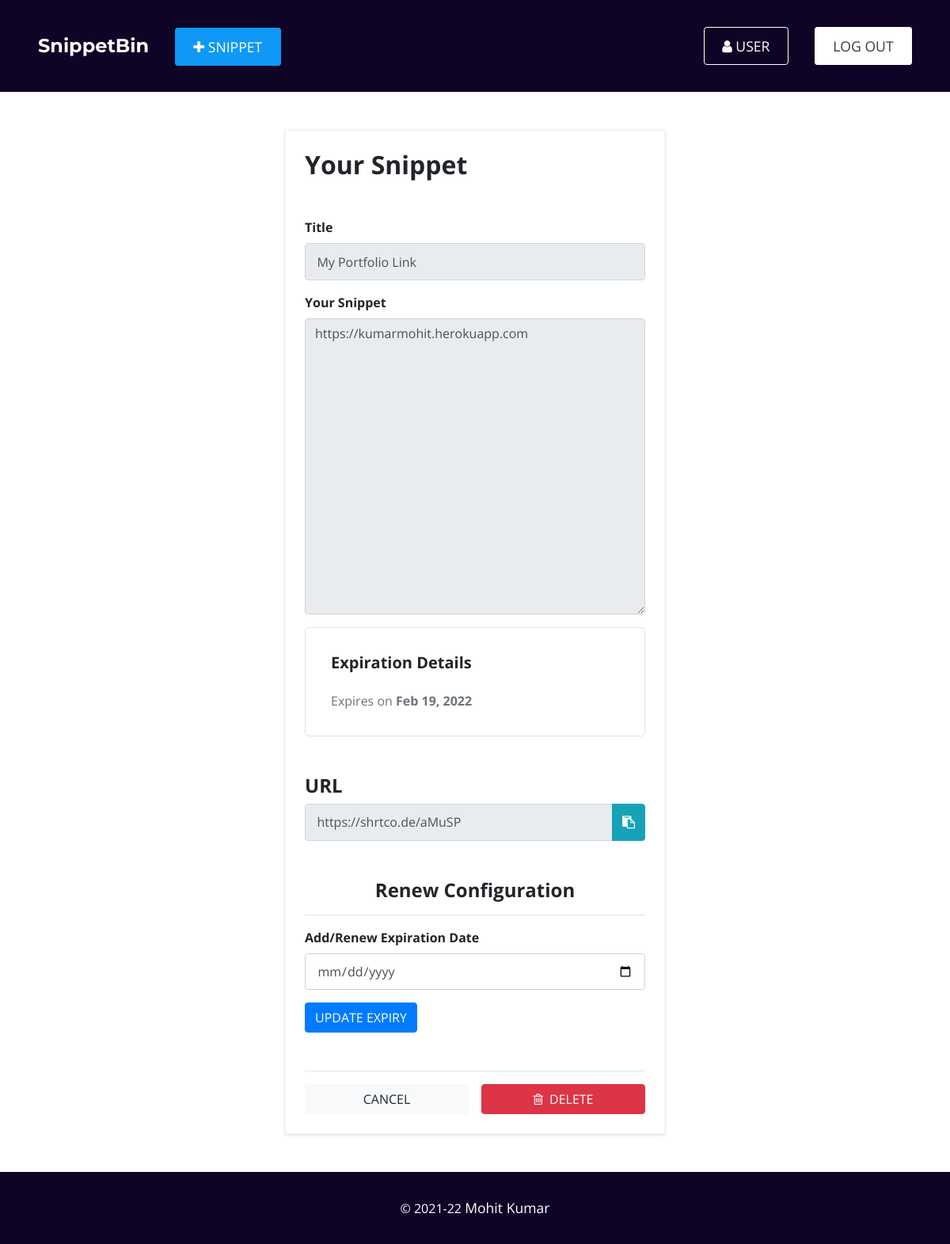
/snippet/c2c23dd3-b22b-4835-b89e-b960e65af94b/edit/ (signed in), run on the app's committed database.
### snippet/models.py (models this page shows, shortened)
class Snippet(models.Model):
  id = models.UUIDField(default = uuid.uuid4, unique = True, primary_key = True, editable = False)
  user = models.ForeignKey(User, on_delete = models.CASCADE)
  title = models.CharField(verbose_name = 'Title', max_length = 255)
  snippet = models.TextField(verbose_name = 'Snippet')
  is_encrypted = models.BooleanField(verbose_name = 'Is Encrypted', default = False)
  has_expiry = models.BooleanField(verbose_name = 'Has Expiry', default = False)
  created_at = models.DateTimeField(auto_now_add = True)
  expiration_date = models.DateTimeField(blank = True, null = True)
  expired = models.BooleanField(default = False, blank = True, null = True)

### home/models.py (models this page shows, shortened)
class TinyURL(models.Model):
  id = models.UUIDField(default = uuid.uuid4, unique = True, primary_key = True, editable = False)
  snippet = models.OneToOneField(Snippet, on_delete = models.CASCADE)
  original_url = models.URLField(verbose_name = 'URL Field')
  shorten_url = models.URLField(verbose_name = 'Shorten URL')
  created_at = models.DateTimeField(auto_now_add = True)

### snippet/decorators.py (the view)
  def wrapper(request, sid, *args, **kwargs):
    try:
      uuid.UUID(str(sid))
      return view_func(request, sid, *args, **kwargs)
    except ValueError:
      messages.error(request, 'Not a Valid Snippet ID')
      return redirect('home:home')

### snippet/views.py (called while the page is built)
@login_required(login_url = 'account:login')
@is_valid_uuid
@check_edit_authorization
def snippet_edit_view(request, sid):
  try:
    snippet = Snippet.objects.get(id = sid)
  except Snippet.DoesNotExist:
    messages.error(request, f'No snippet with id {sid} exists')
    return redirect('home:home')
  except:
    messages.error(request, f'No snippet with id {sid} exists')
    return redirect('home:home')
  context = {'snippet': snippet}
  return render(request, 'snippet/snippet-edit.html', context)

### snippet/templates/snippet/snippet-edit.html (shortened to what this page needs)
{% extends 'base.html' %}
{% load static %}
{% block content %}
<div class="mk-container form-wrapper">
  <form method="post" id="create-snippet-form" class="mb-5">
    <h2 class="mb-5 font-weight-bold">Your Snippet</h2>
    <div class="form-group">
      <label for="title">Title</label>
      <input type="text" class="form-control" id="title" name="title" placeholder="Enter Title for Snippet" spellcheck="false" required value="{{ snippet.title }}" disabled>
    </div>
    <div class="form-group">
      <label for="snippet">Your Snippet</label>
      <textarea class="form-control" id="snippet" name="snippet" rows="15" placeholder="Write/Paste your Snippet" spellcheck="false" required disabled>{{ snippet.snippet }}</textarea>
    </div>
    <div class="url-wrapper border">
      <h5 class="font-weight-bolder mb-4">Expiration Details</h5>
      <div class="url-div">
        <div id="expiration-info-div">
          {% if snippet.has_expiry and snippet.expiration_date %}
            <span class="text-muted">Expires on <b>{{ snippet.expiration_date|date:"M d, Y" }}</b></span>
          {% elif snippet.has_expiry and not snippet.expiration_date %}
            <span class="text-muted">Expires 1 day after <b>{{ snippet.created_at|date:"M d, Y  H:i" }}</b></span>
          {% else %}
          <span class="text-muted">This snippet will never expire</span>
          {% endif %}
        </div>
      </div>
    </div>
    <h4 class="mb-2 mt-5 font-weight-bold">URL</h4>
    <div class="input-group mb-3">
      <input type="text" class="form-control url-text" readonly value="{{ snippet.tinyurl.shorten_url }}">
      <div class="input-group-append">
        <button class="btn btn-info copy-btn"><i class="fa fa-clipboard"></i></button>
      </div>
    </div>
    <h4 class="mb-2 mt-5 font-weight-bold text-center">Renew Configuration</h4>
    <hr>
    <div class="form-group">
      <label for="renew-expiration">Add/Renew Expiration Date</label>
      <input type="date" class="form-control" id="renew-expiration" name="renew-expiration">
    </div>
    <button type="submit" class="btn btn-primary d-flex justify-content-center form-submit">
      <span>UPDATE EXPIRY</span>
    </button>
  </form>
  <hr>
  <div class="action-div d-flex justify-content-around">
    <a href="{% url 'home:home' %}" class="btn btn-light w-50 mr-2">CANCEL</a>
    <button class="btn btn-danger w-50 ml-2" id="delete-btn"><i class="fa fa-trash-o mr-2"></i>DELETE</button>
  </div>
</div>
{% endblock content %}

### static/css/style.css (style rules this page uses)
:root { --black: #000000; --black-light: #2c3333; --white: #ffffff; --grey: #f5f5f5; --dark-grey: #aaaaaa; --blue: #1098f7; --pink: #b89e97; --lightpink: #b89e97; --green: #1efc1e; --dark-purple: #0f0326; --red: #ff0000; --font-primary: 'Open Sans', sans-serif; --font-secondary: 'Roboto Slab', serif; --font-fancy: 'Montserrat', sans-serif; }
body { margin: 0; padding: 0; box-sizing: border-box; font-family: var(--font-primary); }
h1, h2, h3, h4, h5, h6, p { margin: 0; }
a { font-size: 1.1rem; }
.mk-container { margin: 3rem auto; padding: 1.5rem; width: 70%; }
.form-wrapper { width: 40%; border: 0.3px solid var(--grey); box-shadow: rgba(0, 0, 0, 0.16) 0px 1px 4px; }
label { font-weight: bold; }
input.form-control { padding: 1.4rem 0.9rem; }
.snippet-box, .url-wrapper { padding: 2rem; border-radius: 5px; -webkit-border-radius: 5px; -moz-border-radius: 5px; -ms-border-radius: 5px; -o-border-radius: 5px; }
.url-div { display: flex; flex-wrap: wrap; grid-gap: 2rem; }
.url-div > div { display: flex; flex-direction: column; }

### data on the page
Snippet: title "My Portfolio Link", snippet "https://kumarmohit.herokuapp.com", expiration_date "Feb 19, 2022", tinyurl.shorten_url "https://shrtco.de/aMuSP"
